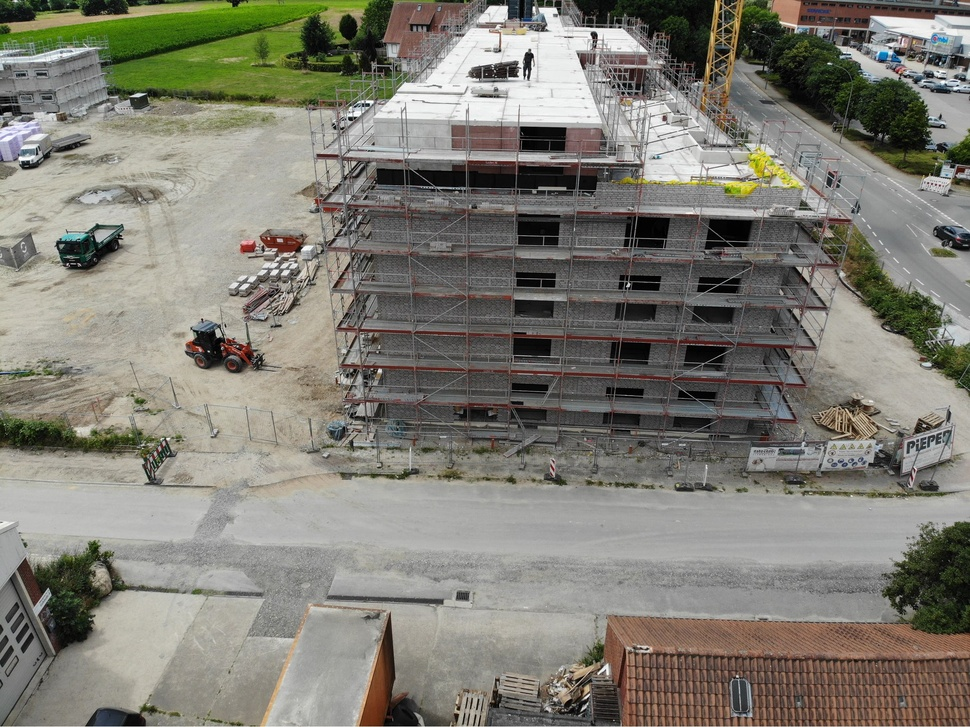
#> input picture downloaded_images/2023_09_DJI_0174.jpg, 970 x 727 px, shrunk from 2048 x 1536 before the run, found by its file name; its folder holds 4 pictures in this run
$ python analyze_colors.py
#> lines starting #> are read from the running program, lines starting #| are printed output that depends on the picture
import os
from PIL import Image, ImageStat

def analyze_image(path):
#> called with path = 'downloaded_images/2023_09_DJI_0174.jpg'
    try:
        with Image.open(path) as img:
#> img is the input picture: PIL image 970x727 RGB; mean R, G, B 127.9, 125.8, 115.9
            img_rgb = img.convert('RGB')
            w, h = img_rgb.size
#> w = 970; h = 727
            stat = ImageStat.Stat(img_rgb)
            mean_r, mean_g, mean_b = stat.mean
#> mean_r = 127.9; mean_g = 125.8; mean_b = 115.9
            # brightness
            brightness = 0.299*mean_r + 0.587*mean_g + 0.114*mean_b
#> brightness = 125.3

            # Check top half vs bottom half (often sky vs ground)
            top = img_rgb.crop((0, 0, w, h // 2))
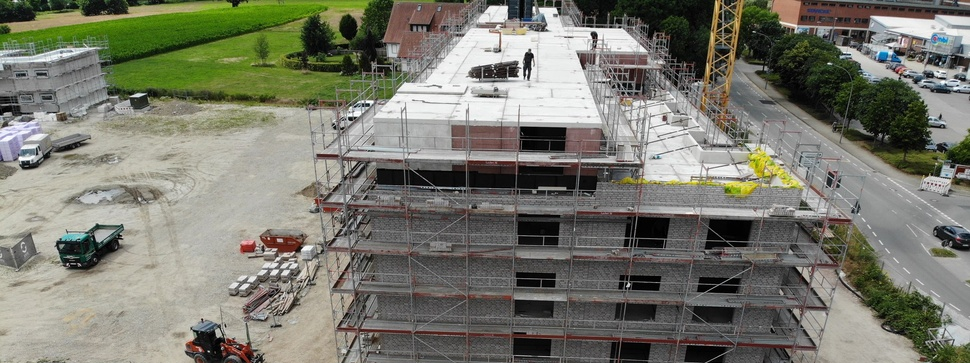
#> top: PIL image 970x363 RGB; mean R, G, B 121.2, 121.6, 109.6
            top_stat = ImageStat.Stat(top)
            top_b_ratio = top_stat.mean[2] / (top_stat.mean[0] + top_stat.mean[1] + top_stat.mean[2] + 1e-5)
#> top_b_ratio = 0.311

            # Brick red detection (high R, moderate G, low B)
            is_reddish = mean_r > 1.2 * mean_b and mean_r > 100
#> is_reddish = False

            return {
                'w': w, 'h': h,
                'brightness': round(brightness, 1),
                'r': round(mean_r), 'g': round(mean_g), 'b': round(mean_b),
                'top_blue': round(top_b_ratio, 2)
            }
    except Exception as e:
        return None

files = [f for f in os.listdir("downloaded_images") if f.endswith(('.jpg', '.jpeg', '.png'))]
for f in sorted(files):
    if not any(x in f for x in ['thumbs', 'LOGO', 'banner']):
        res = analyze_image(os.path.join("downloaded_images", f))
        if res:
            print(f"{f:<45} | {res['w']}x{res['h']} | rgb:({res['r']:>3},{res['g']:>3},{res['b']:>3}) | bright:{res['brightness']:>5} | top_blue:{res['top_blue']}")
#| 2023_09_DJI_0174.jpg                          | 970x727 | rgb:(128,126,116) | bright:125.3 | top_blue:0.31
#> pass 2 of the loop `for f in sorted(files):`:
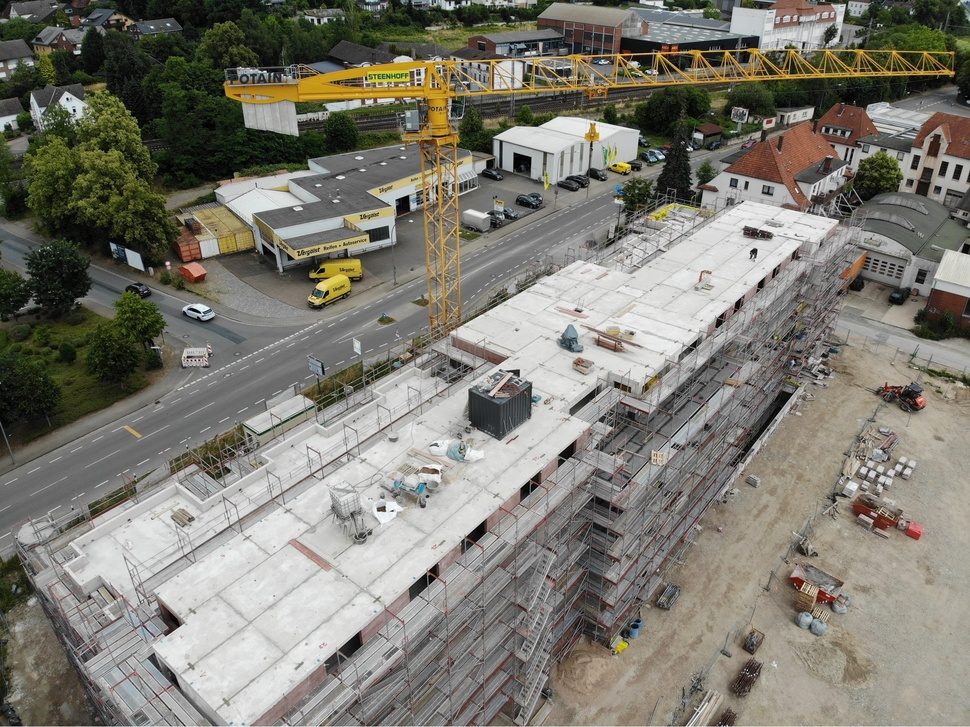
#> input picture downloaded_images/2023_09_DJI_0176.jpg, 970 x 727 px, shrunk from 2048 x 1536 before the run, found by its file name
#> in analyze_image, img is the input picture: PIL image 970x727 RGB; mean R, G, B 125.8, 123.4, 113.6
#> mean_r = 125.8; mean_g = 123.4; mean_b = 113.6
#> brightness = 123
#> in analyze_image (call 2), `top = img_rgb.crop((0, 0, w, h // 2))`:
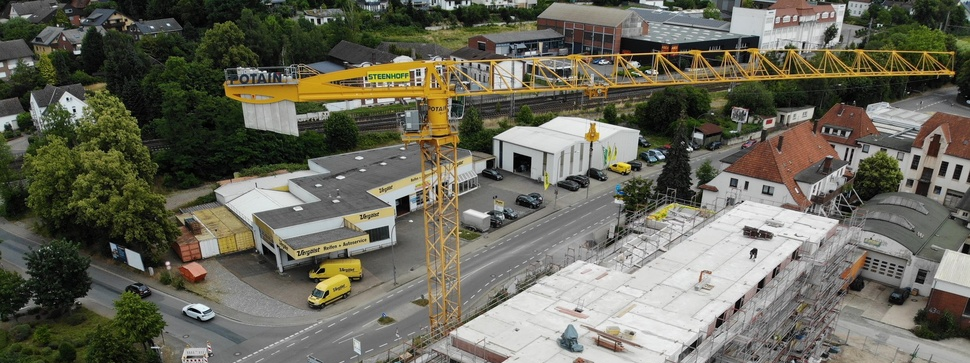
#> top: PIL image 970x363 RGB; mean R, G, B 104.8, 103.4, 90
#> top_b_ratio = 0.302
#| 2023_09_DJI_0176.jpg                          | 970x727 | rgb:(126,123,114) | bright:123.0 | top_blue:0.3
#> pass 3 of the loop `for f in sorted(files):`:
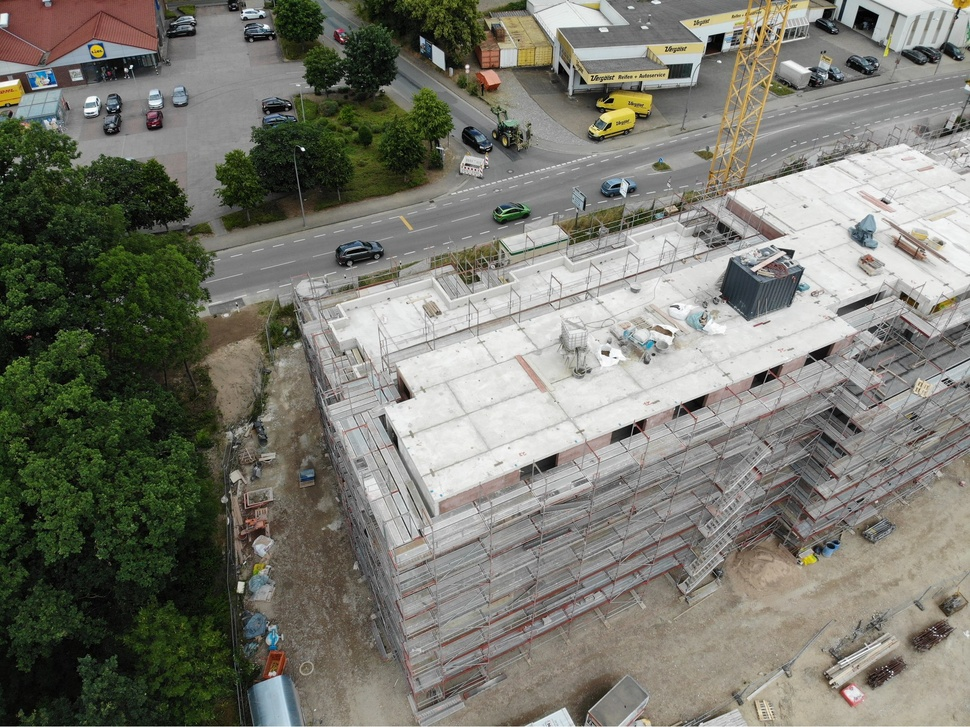
#> input picture downloaded_images/2023_09_DJI_0177.jpg, 970 x 727 px, shrunk from 2048 x 1536 before the run, found by its file name
#> in analyze_image, img is the input picture: PIL image 970x727 RGB; mean R, G, B 121.3, 121.2, 111.5
#> mean_r = 121.3; mean_g = 121.2; mean_b = 111.5
#> brightness = 120.2
#> in analyze_image (call 3), `top = img_rgb.crop((0, 0, w, h // 2))`:
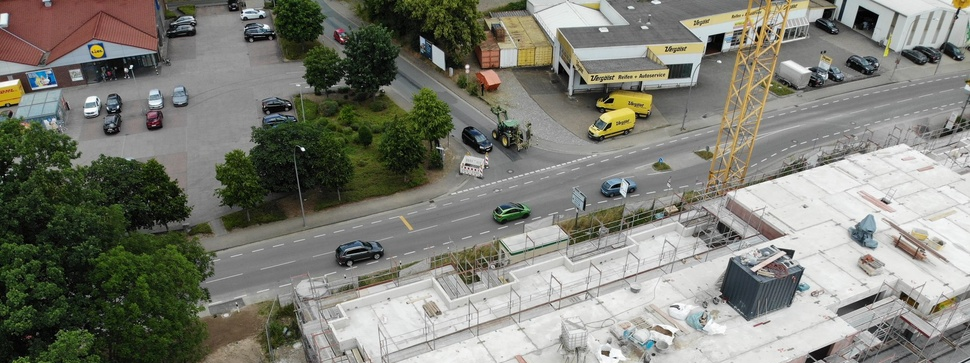
#> top: PIL image 970x363 RGB; mean R, G, B 125.3, 126, 116.6
#> top_b_ratio = 0.317
#| 2023_09_DJI_0177.jpg                          | 970x727 | rgb:(121,121,111) | bright:120.2 | top_blue:0.32
#> the loop made 4 passes; the first 3 are shown
